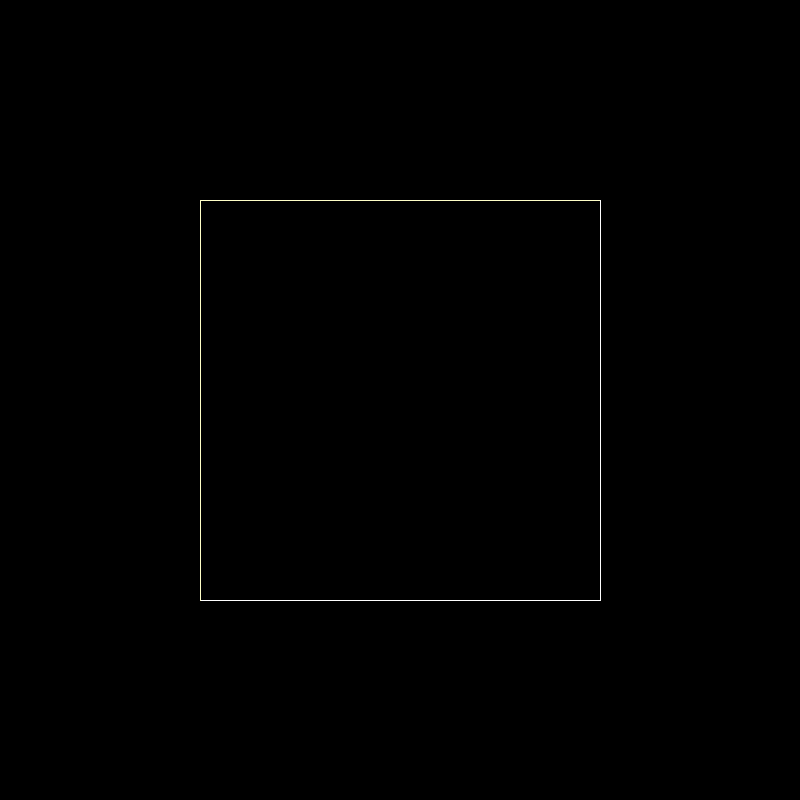
Frame 1 (no input)
Frame 60 (the mouse pressed at the canvas centre just before this capture): identical to frame 1, image omitted
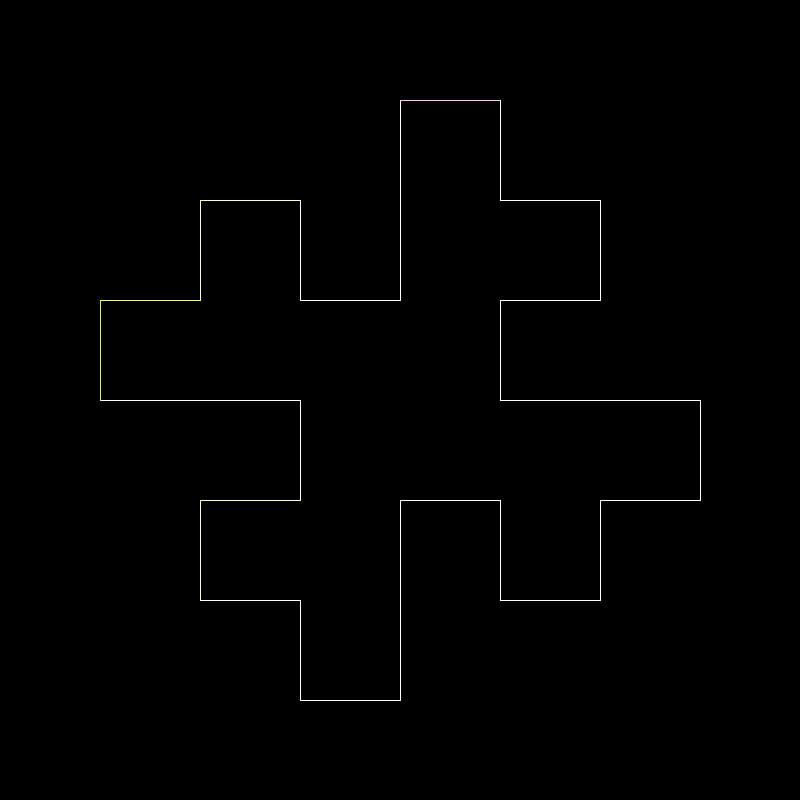
Frame 120 (the mouse held since frame 60 and released just before this capture)

The Processing sketch that drew these frames (run headless with seeded random() and noise(); from frame 60 on, the mouse is pressed at the canvas centre):

// Processing sketch: Another_koch_like_curve
// ── Another_koch_like_curve.pde
ArrayList<Segment> segments;

void addAll(Segment[] arr, ArrayList<Segment> list){
  for(Segment s : arr){
    list.add(s);
  }
}

void setup(){
  size(800, 800);
  
  segments = new ArrayList<Segment>();
  PVector a = new PVector(200, 200);
  PVector b = new PVector(600, 200);
  PVector c = new PVector(200, 600);
  PVector d = new PVector(600, 600);
  Segment side1 = new Segment(a, b);
  segments.add(side1);
  Segment side2 = new Segment(b, d);
  segments.add(side2);
  Segment side3 = new Segment(d, c);
  segments.add(side3);
  Segment side4 = new Segment(c, a);
  segments.add(side4);
}

void mousePressed(){
  ArrayList<Segment> nextgen = new ArrayList<Segment>();
  for(Segment s: segments){
    Segment[] children = s.generate();
    addAll(children, nextgen);
  }
  segments = nextgen;
}

void draw(){
  background(0);
  stroke(255);
  
  for (Segment s : segments){
    s.show();
  }
}

// ── segment.pde
class Segment {
  PVector a;
  PVector b;
  Segment(PVector start, PVector end){
    a = start.copy();
    b = end.copy();
  }
  
  Segment[] generate(){
    Segment[] children = new Segment[7];
    PVector v = PVector.sub(b, a);
    v.div(4);
    // Segment 0
    PVector b1 = PVector.add(a, v);
    children[0] = new Segment(a, b1);
    // Segment 6
    PVector a1 = PVector.sub(b, v);
    children[6] = new Segment(a1, b);
    
    v.rotate(PI/2);
    //Segment 1
    PVector c1 = PVector.add(b1, v);
    children[1] = new Segment(b1, c1);
    v.rotate(-PI/2);
    //segment 2
    PVector c2 = PVector.add(c1, v);
    children[2] = new Segment(c1, c2);
    v.rotate(-PI/2);
    //segment 3
    PVector twicev = PVector.add(v, v);
    PVector c3 = PVector.add(c2, twicev);
    children[3] = new Segment(c2, c3);
    v.rotate(PI/2);
    // segment 4
    PVector c4 = PVector.add(c3, v);
    children[4] = new Segment(c3, c4);
    //segment 5
    children[5] = new Segment(c4, a1);
    
    return children;
  }
  
  void show(){
    stroke(a.x + b.x, a.y + b.y, a.x);
    strokeWeight(1);
    line(a.x, a.y, b.x, b.y);
  }
}
